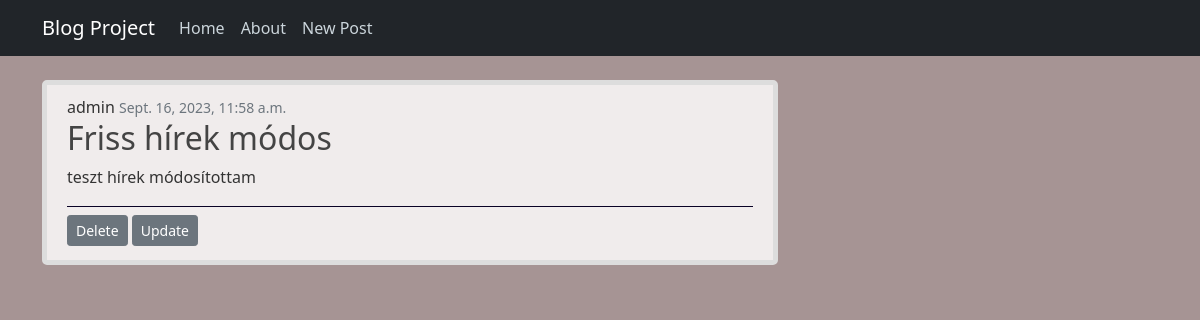
The page /post/14 on the database its author committed.
### core_blog/models.py (models this page shows, shortened)
class PostModel(models.Model):
    title = models.CharField(max_length=100)
    content = models.TextField(max_length=4000)
    date_posted = models.DateTimeField(default=timezone.now) #referencia hivatkozás
    author = models.ForeignKey(User, on_delete=models.DO_NOTHING)
    class Meta:
        db_table = 'posts'

### core_blog/views.py (the view)
# urls.py: path('post/<int:pk>', post_detail_view, name='post-detail'),
def post_detail_view(request, pk):
    if request.method == 'POST':
        return HttpResponse('Wrong request type')
    context = {
        'object': PostModel.objects.get(id=pk)
    }
    return render(request, 'blog/post_detail.html', context=context)

### templates/blog/post_detail.html
{% extends 'base/base.html' %}
{% block content %}
    <article class="media content-section">
        <div class="article-metadata">
            {{ object.author }}
            <small class="text-muted">{{ object.date_posted }}</small>
            <h2 class="article-title">{{ object.title }}</h2>
            <p class="article-content">{{ object.content }}</p>
        </div>
        <div>
            <a class="btn btn-secondary btn-sm mt-1 mb-1" href="{% url 'post-delete' object.id %}">Delete</a>
            <a class="btn btn-secondary btn-sm mt-1 mb-1" href="{% url 'post-update' object.id %}">Update</a>
        </div>
    </article>
{% endblock %}

### static/main.css (style rules this page uses)
body { background: #a69494; color: #333333; margin-top: 5rem; }
h1, h2, h3, h4, h5, h6 { color: #444444; }
.content-section { background: #f0ecec; padding: 10px 20px; border: 5px solid #dddddd; border-radius: 5px; margin-bottom: 20px; }
.article-title { color: #444444; }
.article-content { white-space: pre-line; }
.article-metadata { padding-bottom: 1px; margin-bottom: 4px; border-bottom: 1px solid #090225 }

### rows shown on the page
PostModel: author "admin", date_posted "Sept. 16, 2023, 11:58 a.m.", title "Friss hírek módos", content "teszt hírek módosítottam"
